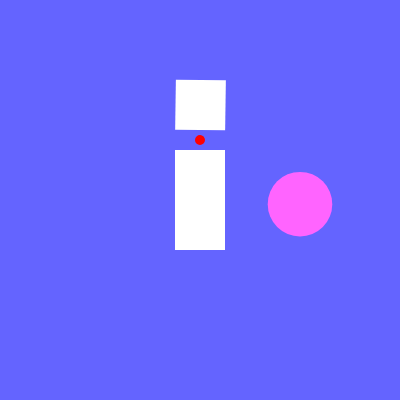
Frame 1 (no input)
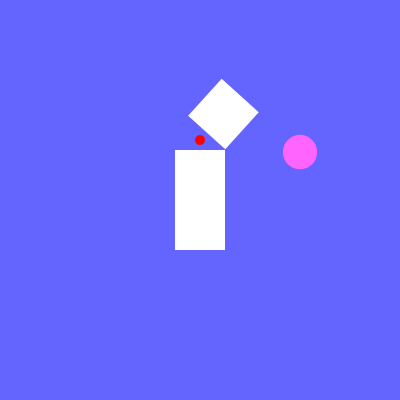
Frame 60 (no input)
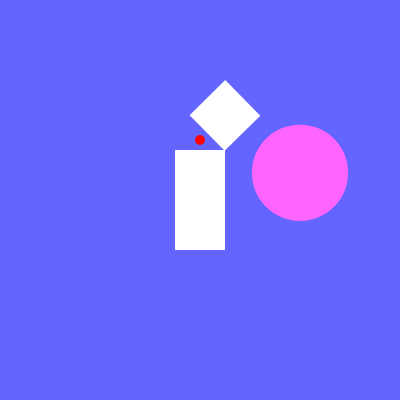
Frame 120 (the mouse pressed at the canvas centre since frame 60)

The p5.js sketch that drew these frames (run headless with seeded random() and noise() and a simulated clock; from frame 60 on, the mouse is pressed at the canvas centre):

// p5.js sketch
// ── sketch.js
const amp = 50.0;
const freq = 0.001;
const phase = 0.0;
function setup() {
  createCanvas(400, 400);
  rectMode(CENTER);
  noStroke();
}

function draw() {
  background(100, 100, 255);
  
  
  push();//tronco
    translate(width * 0.5, height * 0.5);
    fill(255);
    rect(0, 0, 50, 100);
    push();//cuello
      translate(0, -60);
      rotate(radians(sin(millis() * freq + phase) * amp));
      fill(255, 0, 0);
      circle(0, 0, 10);
      push();//cabeza
        translate(0, -35);
        fill(255);
        square(0, 0, 50);
      pop();//cabeza
    pop();//cuello
  pop();//tronco
  
  const x = width * 0.75;
  const y = height * 0.5 + sin(millis() * 0.005) * 50;
  const r = map(sin(millis() * 0.01), -1, +1, 15, 100);
  fill(255, 100, 255);
  ellipse(x, y, r, r);
}
